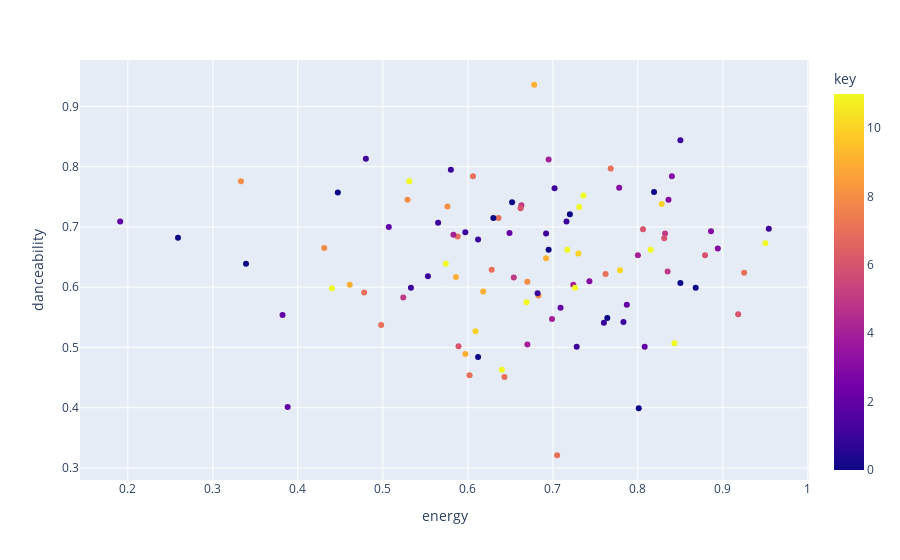

This figure's notebook cell:
### Code cell
def generate_colors(num_colors):
    import random
    # Generate a list of colors with sufficient contrast
    colors = []
    for i in range(num_colors):
        r = random.randint(0, 255)
        g = random.randint(0, 255)
        b = random.randint(0, 255)
        color = f'rgb({r}, {g}, {b})'
        colors.append(color)
    return colors

hover_columns = ['name', 'artist', 'added_at', 'tempo', 'valence']
fig = px.scatter(most_recently_added, x="energy", y='danceability', color='key', color_discrete_sequence=px.colors.qualitative.Bold, hover_data=hover_columns)
fig.show()

### Figure 1 — Plotly figure (JSON) as saved in the notebook; plotly's stock layout.template omitted (floating-point values rounded to 4 significant figures; data arrays with more than 128 entries replaced by an {"elided": "..."} marker saying what was removed)
{"data": [{"customdata": {"elided": "100x5 mixed values"}, "hovertemplate": "energy=%{x}<br>danceability=%{y}<br>name=%{customdata[0]}<br>artist=%{customdata[1]}<br>added_at=%{customdata[2]}<br>tempo=%{customdata[3]}<br>valence=%{customdata[4]}<br>key=%{marker.color}<extra></extra>", "legendgroup": "", "marker": {"color": [11, 1, 1, 9, 6, 9, 9, 1, 5, 7, 11, 1, 8, 2, 2, 6, 7, 6, 9, 3, 11, 5, 1, 8, 0, 0, 3, 1, 11, 4, 1, 1, 7, 9, 0, 10, 4, 7, 1, 8, 4, 4, 0, 1, 11, 0, 3, 0, 7, 2, 10, 10, 0, 11, 4, 6, 4, 1, 7, 8, 8, 3, 2, 0, 11, 5, 5, 2, 7, 5, 11, 3, 6, 1, 6, 7, 9, 1, 11, 11, 2, 7, 7, 1, 11, 0, 1, 7, 2, 8, 7, 0, 2, 0, 3, 1, 10, 11, 0, 0], "coloraxis": "coloraxis", "symbol": "circle"}, "mode": "markers", "name": "", "orientation": "v", "showlegend": false, "type": "scatter", "x": [0.44, 0.58, 0.565, 0.678, 0.918, 0.597, 0.586, 0.702, 0.663, 0.588, 0.717, 0.85, 0.431, 0.808, 0.649, 0.662, 0.762, 0.589, 0.618, 0.743, 0.95, 0.832, 0.716, 0.333, 0.339, 0.819, 0.836, 0.48, 0.669, 0.67, 0.533, 0.553, 0.478, 0.692, 0.85, 0.779, 0.724, 0.606, 0.728, 0.576, 0.583, 0.8, 0.612, 0.612, 0.726, 0.447, 0.84, 0.801, 0.768, 0.507, 0.73, 0.609, 0.695, 0.731, 0.699, 0.831, 0.695, 0.954, 0.705, 0.683, 0.529, 0.778, 0.388, 0.764, 0.574, 0.835, 0.654, 0.787, 0.602, 0.524, 0.736, 0.894, 0.879, 0.783, 0.806, 0.628, 0.461, 0.682, 0.815, 0.64, 0.709, 0.925, 0.643, 0.597, 0.843, 0.652, 0.76, 0.636, 0.191, 0.67, 0.498, 0.63, 0.382, 0.259, 0.886, 0.692, 0.828, 0.531, 0.72, 0.868], "xaxis": "x", "y": [0.598, 0.795, 0.707, 0.936, 0.555, 0.489, 0.617, 0.764, 0.736, 0.684, 0.662, 0.844, 0.665, 0.501, 0.69, 0.731, 0.622, 0.502, 0.593, 0.61, 0.673, 0.689, 0.709, 0.776, 0.639, 0.758, 0.745, 0.813, 0.575, 0.505, 0.599, 0.618, 0.591, 0.648, 0.607, 0.628, 0.604, 0.784, 0.501, 0.734, 0.687, 0.653, 0.484, 0.679, 0.599, 0.757, 0.784, 0.399, 0.797, 0.7, 0.656, 0.527, 0.662, 0.733, 0.547, 0.681, 0.812, 0.697, 0.321, 0.586, 0.745, 0.765, 0.401, 0.549, 0.639, 0.626, 0.616, 0.571, 0.454, 0.583, 0.752, 0.664, 0.653, 0.542, 0.696, 0.629, 0.604, 0.59, 0.662, 0.463, 0.566, 0.624, 0.451, 0.691, 0.507, 0.741, 0.541, 0.715, 0.709, 0.609, 0.537, 0.715, 0.554, 0.682, 0.693, 0.689, 0.738, 0.776, 0.721, 0.599], "yaxis": "y"}], "layout": {"coloraxis": {"colorbar": {"title": {"text": "key"}}, "colorscale": [[0, "#0d0887"], [0.1111, "#46039f"], [0.2222, "#7201a8"], [0.3333, "#9c179e"], [0.4444, "#bd3786"], [0.5556, "#d8576b"], [0.6667, "#ed7953"], [0.7778, "#fb9f3a"], [0.8889, "#fdca26"], [1, "#f0f921"]]}, "legend": {"tracegroupgap": 0}, "margin": {"t": 60}, "xaxis": {"anchor": "y", "domain": [0, 1], "title": {"text": "energy"}}, "yaxis": {"anchor": "x", "domain": [0, 1], "title": {"text": "danceability"}}}}
